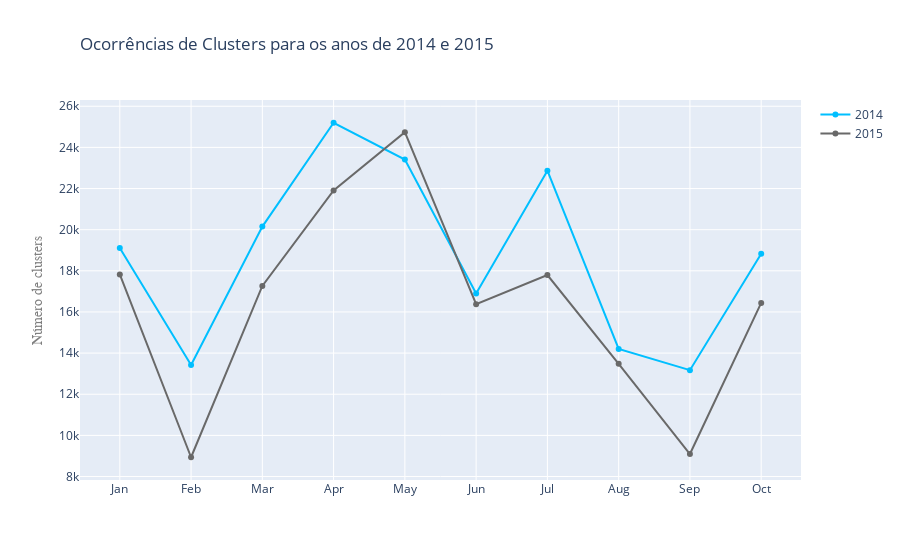

The notebook cell saved with this chart:
### Code cell
fig = go.Figure()
fig.add_trace(go.Scatter(x=dn, y=cdf2014['clusters'], name="2014",
                         line_color='deepskyblue'))

fig.add_trace(go.Scatter(x=dn, y=cdf2015['clusters'], name="2015",
                         line_color='dimgray'))


fig.update_layout(
    title=go.layout.Title(
        text="Ocorrências de Clusters para os anos de 2014 e 2015",
        xref="paper",
        xanchor = "auto",
        x=0,
    ),
    yaxis=go.layout.YAxis(
        title=go.layout.yaxis.Title(
            text="Número de clusters",
            font=dict(
                family="Courier New, monospace",
                size=14,
                color="#7f7f7f"
            )
        )
    )
)
fig.write_image("img/graficos/clus_num2014_2015.png")
fig.show()

### Figure 1 — Plotly figure (JSON) as saved in the notebook; plotly's stock layout.template omitted (floating-point values rounded to 4 significant figures)
{"data": [{"line": {"color": "deepskyblue"}, "name": "2014", "type": "scatter", "x": ["Jan", "Feb", "Mar", "Apr", "May", "Jun", "Jul", "Aug", "Sep", "Oct"], "y": [19113, 13423, 20149, 25198, 23410.0, 16895, 22866, 14200, 13169, 18825]}, {"line": {"color": "dimgray"}, "name": "2015", "type": "scatter", "x": ["Jan", "Feb", "Mar", "Apr", "May", "Jun", "Jul", "Aug", "Sep", "Oct"], "y": [17824, 8937, 17264, 21906, 24737, 16378, 17796, 13477, 9094, 16441, 23149, 14715]}], "layout": {"title": {"text": "Ocorrências de Clusters para os anos de 2014 e 2015", "x": 0, "xanchor": "auto", "xref": "paper"}, "yaxis": {"title": {"font": {"color": "#7f7f7f", "family": "Courier New, monospace", "size": 14}, "text": "Número de clusters"}}}}
